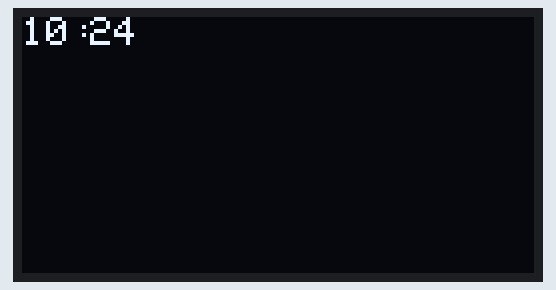
Recording of a sketch running on a simulated Arduino Uno, built with avr-gcc and run on an emulated ATmega328P. On the bench: 128×64 one-colour display. The local clock reads 2024-03-15 10:24:30 at power-on unless the sketch sets it; what the sketch prints to the serial monitor is not drawn.

Above: at 0.1 s.
At 90.7 s:
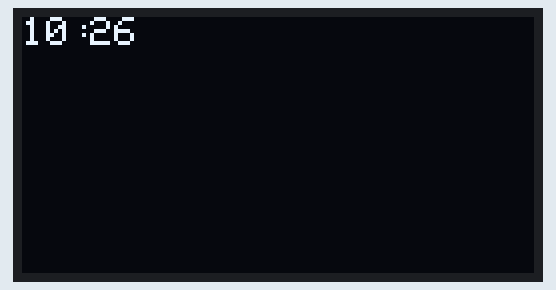

The sketch:

RTC-display.ino
```cpp
#include <Wire.h>
#include "RTClib.h"
#include <Adafruit_GFX.h>
#include <Adafruit_SSD1306.h>
#define OLED_RESET LED_BUILTIN
Adafruit_SSD1306 display(OLED_RESET);
RTC_DS1307 RTC;

void setup () {

    display.begin(SSD1306_SWITCHCAPVCC, 0x3C);
    Serial.begin(9600);
    Wire.begin();
    RTC.begin();
  if (! RTC.isrunning()) {
    Serial.println("RTC is NOT running!");
    // following line sets the RTC to the date & time this sketch was compiled
    RTC.adjust(DateTime(__DATE__, __TIME__));
  }
}
void loop () {


    DateTime now = RTC.now();

    Serial.print(now.year(), DEC);
    Serial.print('/');
    Serial.print(now.month(), DEC);
    Serial.print('/');
    Serial.print(now.day(), DEC);
    Serial.print(' ');
    Serial.print(now.hour(), DEC);
    Serial.print(':');
    Serial.print(now.minute(), DEC);
    Serial.print(':');
    Serial.print(now.second(), DEC);
    Serial.println();

    display.clearDisplay();
    display.setTextSize(1);
    display.setTextColor(WHITE);
    display.setCursor(0,0);
    display.println(now.hour());
    display.setCursor(13,0);
    display.println(":");
    display.setCursor(17,0);
      display.println(now.minute());
      display.display();

    delay(1000);
}
```
